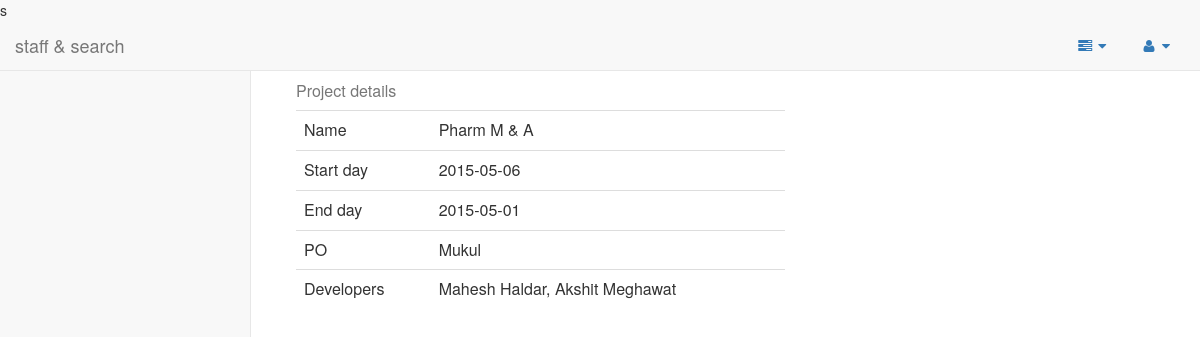
The page /admin/project_details.php?id=1 on the database its author committed.
### tables this page shows
CREATE TABLE IF NOT EXISTS `projects` (
`project_id` int(11) NOT NULL,
  `name` varchar(50) NOT NULL,
  `start_day` date NOT NULL,
  `end_day` date NOT NULL,
  `description` text NOT NULL,
  `tech` text NOT NULL
);

CREATE TABLE IF NOT EXISTS `project_po_map` (
`id` int(11) NOT NULL,
  `po_id` int(11) NOT NULL,
  `project_id` int(11) NOT NULL
);

CREATE TABLE IF NOT EXISTS `po_list` (
`po_id` int(11) NOT NULL,
  `name` varchar(30) NOT NULL
);

### admin/project_details.php (the view, shortened to what this page needs)
s<?php
    include("header.php");
    $project_id = $_GET['id'];
?>
<body>
    <div id="wrapper">
       <?php
        include 'side_and_menu.php';
       ?>
       <?php
       $query = "SELECT * from projects where project_id = '$project_id'";
       $result = mysql_query($query);
       $row = mysql_fetch_array($result);
       ?>
    <div id="page-wrapper">
    <div class="col-md-7">
       <table class="table">
         <caption>Project details</caption>
         <tbody>
           <tr>
           <td>Name</td>
             <td>
               <?php
                echo $row["name"];
               ?>
             </td>
           </tr>
           <tr>
             <td>
              Start day
             </td>
             <td>
              <?php
              echo $row["start_day"];
              ?>
             </td>
           </tr>
           <tr>
             <td>
              End day
             </td>
             <td>
              <?php
              echo $row["end_day"];
              ?>
             </td>
           </tr>
           <tr>
           <td>
             PO
           </td>
          <td>
            <?php
              $po_id_from_map = mysql_fetch_array( mysql_query("SELECT po_id from project_po_map where project_id = '$project_id'"));
              echo mysql_fetch_array(mysql_query("select name from po_list where po_id ='".$po_id_from_map['0']."'"))['0']
            ?>
          </td>
           </tr>
           <tr>
           <td>
            Developers
           </td>
            <td>
              <?php
                $res = mysql_query("select dev_id from developer_project_map where project_id='".$project_id."'");
                $dev_id = array();
                while ($row = mysql_fetch_assoc($res)) {
                  $dev_id[] = $row["dev_id"];
                }
                $dev_id = implode(",", $dev_id);
                $res2 = mysql_query("select name from developers where dev_id in ($dev_id)");
                $dev_id2 = array();
                while ($row = mysql_fetch_assoc($res2)) {
                  $dev_id2[] = $row["name"];
                }
               echo implode(", ",$dev_id2);
              ?>
            </td>
           </tr>
         </tbody>
       </table>
       </div>
    </div>
    </div>
</body>
</html>

### rows shown on the page
projects: name "Pharm M & A", start_day "2015-05-06", end_day "2015-05-01"
project_po_map: po.name "Mukul"

### other values the page prints
implode(", ",$dev_id2) "Mahesh Haldar, Akshit Meghawat"
